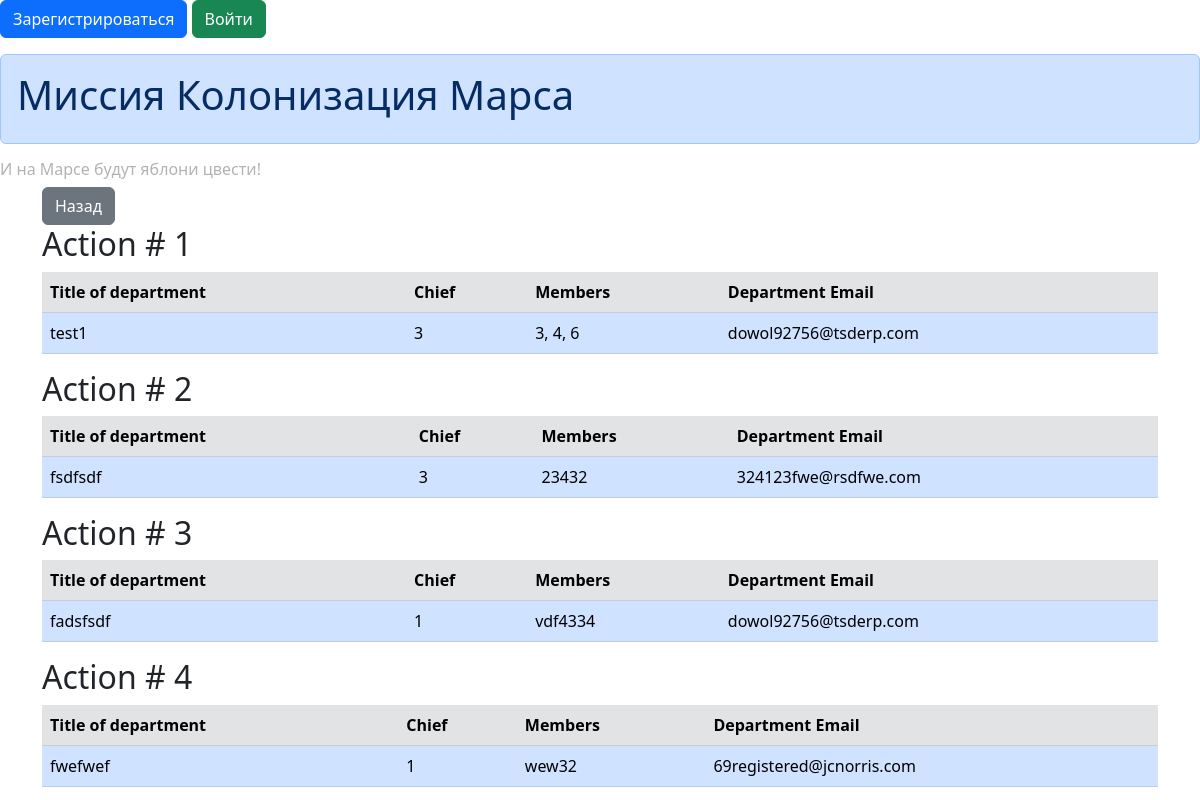
The page /department on the database as committed earlier.
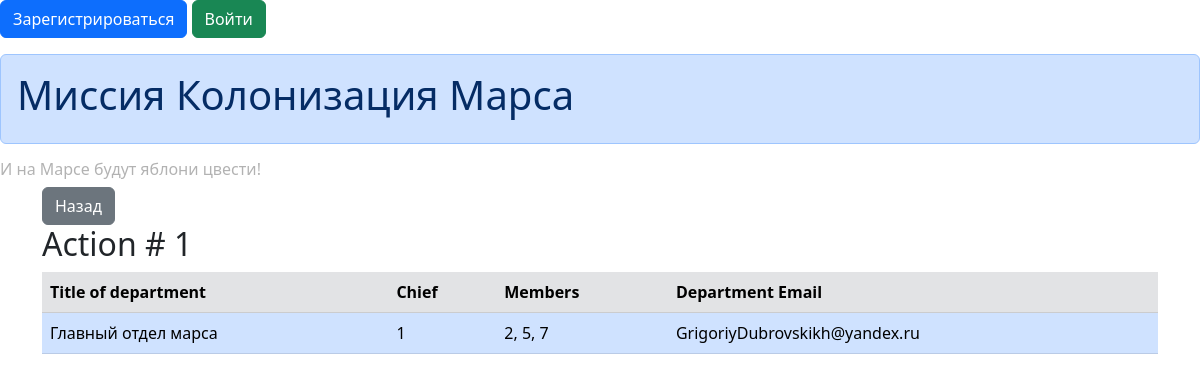
The same page on the database as committed later.
### data/departments.py (models this page shows)
class Department(SqlAlchemyBase):
    __tablename__ = 'departments'
    id = sqlalchemy.Column(sqlalchemy.Integer, primary_key=True, autoincrement=True)
    title = sqlalchemy.Column(sqlalchemy.String, nullable=True)
    chief = sqlalchemy.Column(sqlalchemy.Integer, sqlalchemy.ForeignKey("users.id"))
    members = sqlalchemy.Column(sqlalchemy.String, nullable=True)
    email = sqlalchemy.Column(sqlalchemy.String, nullable=True)
    user = orm.relationship('User')

### main.py (the view)
@app.route('/department')
def department_func():
    departments = db_sess.query(Department).all()
    return render_template('departments.html', departments=departments)

### templates/departments.html (shortened to what this page needs)
{% extends "base.html" %}
{% block content %}
    <form>
        <div>
            <a href="/" class="btn btn-secondary">Назад</a>
        </div>
    {% for department in departments %}
        <h2>Action # {{loop.index}}</h2>
        <table class="table">
            <thead>
            <tr class="table-secondary">
                <th scope="col">Title of department</th>
                <th scope="col">Chief</th>
                <th scope="col">Members</th>
                <th scope="col">Department Email</th>
            </tr>
            </thead>
            <tbody>
            <tr class="table-primary">
                <td>{{department.title}}</td>
                <td>{{department.chief}}</td>
                <td>{{department.members}}</td>
                <td>{{department.email}}</td>
            </tr>
            </tbody>
        </table>
    {% endfor %}
    </form>
{% endblock %}

### templates/base.html (shortened to what this page needs)
<!DOCTYPE html>
<html lang="en">
<head>
    <link rel="stylesheet" type="text/css" href="{{url_for('static', filename='css/style.css')}}" />
    <link href="https://cdn.jsdelivr.net/npm/bootstrap@5.3.0/dist/css/bootstrap.min.css" rel="stylesheet">
    <nav>
        {% if current_user.is_authenticated %}
            <a class="navbar-brand" href="/logout">{{ current_user.name }}</a>
        {% else %}
            <p>
                <a class="btn btn-primary " href="/register">Зарегистрироваться</a>
                <a class="btn btn-success" href="/login">Войти</a>
            </p>
        {% endif %}
    </nav>
</head>
<body>
    <div class="alert alert-primary" role="alert">
        <h1>Миссия Колонизация Марса</h1>
    </div>
    <h6 class="head_text">И на Марсе будут яблони цвести!</h6>
    <main role="main" class="container">
        {% block content %}{% endblock %}
    </main>
</body>
</html>

### static/css/style.css (style rules this page uses)
h6.head_text { color: rgba(0,0,0,0.3); }

Rows that differ between the two databases and show on the page:
removed Department: title "test1", chief "3", members "3, 4, 6", email "dowol92756@tsderp.com"
removed Department: title "fsdfsdf", chief "3", members "23432", email "324123fwe@rsdfwe.com"
removed Department: title "fadsfsdf", chief "1", members "vdf4334", email "dowol92756@tsderp.com"
removed Department: title "fwefwef", chief "1", members "wew32", email "69registered@jcnorris.com"
added Department: title "Главный отдел марса", chief "1", members "2, 5, 7", email "GrigoriyDubrovskikh@yandex.ru"
